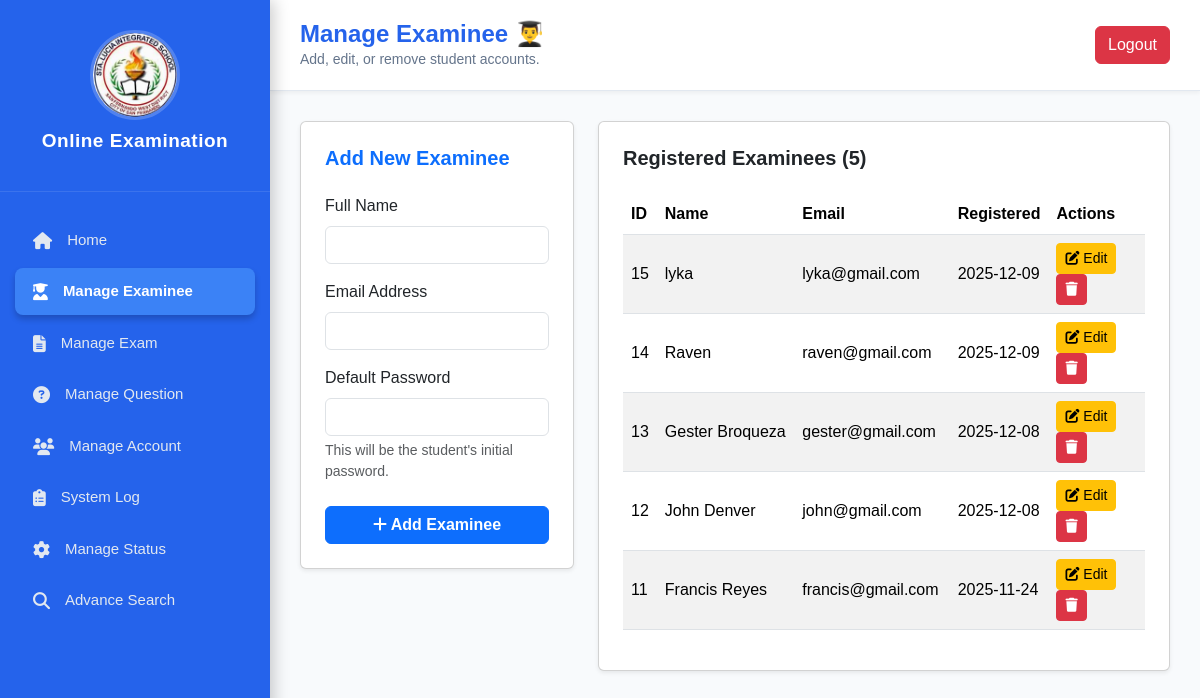
/admin/manage_examinee.php (signed in), run on the app's committed database.
### tables this page shows
CREATE TABLE `users` (
  `id` int(11) NOT NULL,
  `fullname` varchar(100) NOT NULL,
  `email` varchar(100) NOT NULL,
  `password` varchar(255) NOT NULL,
  `role` enum('Student','Teacher') NOT NULL,
  `profile_picture` varchar(255) DEFAULT NULL,
  `created_at` timestamp NOT NULL DEFAULT current_timestamp()
);

### admin/manage_examinee.php (the view, shortened to what this page needs)
<?php
include(__DIR__ . '/../includes/config.php');
$edit_examinee_data = null;
$sql_examinees = "SELECT id, fullname, email, created_at FROM users WHERE role = 'Student' ORDER BY id DESC";
$query_examinees = $dbh->query($sql_examinees);
$examinees = $query_examinees->fetchAll(PDO::FETCH_ASSOC);
?>
<!DOCTYPE html>
<html lang="en">
<head>
<link href="https://cdn.jsdelivr.net/npm/bootstrap@5.3.3/dist/css/bootstrap.min.css" rel="stylesheet">
<link href="https://cdnjs.cloudflare.com/ajax/libs/font-awesome/6.5.0/css/all.min.css" rel="stylesheet">
</head>
<body>
<div class="sidebar">
    <div class="logo">
        <img src="../images/OIP (22).jpg" alt="School Logo">
        <h4>Online Examination</h4>
    </div>
    <ul>
        <li><a href="dashboard.php"><i class="fa fa-home"></i>Home</a></li>
        <li><a href="manage_examinee.php" class="active"><i class="fa fa-user-graduate"></i>Manage Examinee</a></li>
        <li><a href="manage_exam.php"><i class="fa fa-file-alt"></i>Manage Exam</a></li>
        <li><a href="manage_question.php"><i class="fa fa-question-circle"></i>Manage Question</a></li>
        <li><a href="manage_account.php"><i class="fa fa-users"></i>Manage Account</a></li>
        <li><a href="system_log.php"><i class="fa fa-clipboard-list"></i>System Log</a></li>
        <li><a href="manage_status.php"><i class="fa fa-cog"></i>Manage Status</a></li>
        <li><a href="advance_search.php"><i class="fa fa-search"></i>Advance Search</a></li>
    </ul>
</div>
<div class="main-content">
    <div class="header">
        <div>
            <h3>Manage Examinee 👨‍🎓</h3>
            <p>Add, edit, or remove student accounts.</p>
        </div>
        <a href="../logout.php" class="btn btn-danger">Logout</a>
    </div>
    <div class="row g-4">
        <div class="col-md-4">
            <div class="card p-4 shadow-sm">
                <h5 class="fw-bold mb-4 text-primary">
                    <?php echo $edit_examinee_data ? 'Edit Examinee ID: ' . htmlspecialchars($edit_examinee_data['id']) : 'Add New Examinee'; ?>
                </h5>
                <form method="POST" action="manage_examinee.php">
                    <div class="mb-3">
                        <label for="fullname" class="form-label">Full Name</label>
                        <input type="text" class="form-control" id="fullname" name="fullname" value="<?php echo htmlspecialchars($edit_examinee_data['fullname'] ?? ''); ?>" required>
                    </div>
                    <div class="mb-3">
                        <label for="email" class="form-label">Email Address</label>
                        <input type="email" class="form-control" id="email" name="email" value="<?php echo htmlspecialchars($edit_examinee_data['email'] ?? ''); ?>" required>
                    </div>
                    <div class="mb-3">
                        <label for="password" class="form-label">
                            <?php echo $edit_examinee_data ? 'Reset Password (Leave blank to keep old password)' : 'Default Password'; ?>
                        </label>
                        <input type="password" class="form-control" id="password" name="password" <?php echo $edit_examinee_data ? '' : 'required'; ?>>
                        <?php if ($edit_examinee_data): ?>
                            <div class="form-text">Enter new password if you wish to reset it.</div>
                        <?php else: ?>
                            <div class="form-text">This will be the student's initial password.</div>
                        <?php endif; ?>
                    </div>
                    <div class="d-grid mt-4">
                        <button type="submit" class="btn btn-<?php echo $edit_examinee_data ? 'warning' : 'primary'; ?> fw-bold">
                            <i class="fa fa-<?php echo $edit_examinee_data ? 'save' : 'plus'; ?>"></i>
                            <?php echo $edit_examinee_data ? 'Save Changes' : 'Add Examinee'; ?>
                        </button>
                    </div>
                </form>
            </div>
        </div>
        <div class="col-md-8">
            <div class="card p-4 shadow-sm">
                <h5 class="fw-bold mb-4">Registered Examinees (<?php echo count($examinees); ?>)</h5>
                <?php if (!empty($examinees)): ?>
                    <div class="table-responsive">
                        <table class="table table-striped table-hover align-middle">
                            <thead>
                                <tr>
                                    <th style="width: 5%;">ID</th>
                                    <th style="width: 30%;">Name</th>
                                    <th style="width: 30%;">Email</th>
                                    <th style="width: 15%;">Registered</th>
                                    <th style="width: 20%;">Actions</th>
                                </tr>
                            </thead>
                            <tbody>
                                <?php foreach ($examinees as $examinee): ?>
                                    <tr>
                                        <td><?php echo htmlspecialchars($examinee['id']); ?></td>
                                        <td><?php echo htmlspecialchars($examinee['fullname']); ?></td>
                                        <td><?php echo htmlspecialchars($examinee['email']); ?></td>
                                        <td><?php echo date("Y-m-d", strtotime($examinee['created_at'])); ?></td>
                                        <td>
                                            <a href="manage_examinee.php?edit_id=<?php echo htmlspecialchars($examinee['id']); ?>" class="btn btn-sm btn-warning me-1" title="Edit">
                                                <i class="fa fa-edit"></i> Edit
                                            </a>
                                            <form method="POST" action="manage_examinee.php" class="d-inline" onsubmit="return confirm('Are you sure you want to delete this examinee? All their exam results will also be lost.');">
                                                <button type="submit" class="btn btn-sm btn-danger" title="Delete">
                                                    <i class="fa fa-trash"></i>
                                                </button>
                                            </form>
                                        </td>
                                    </tr>
                                <?php endforeach; ?>
                            </tbody>
                        </table>
                    </div>
                <?php else: ?>
                    <div class="alert alert-info text-center mt-3">No student examinee accounts found.</div>
                <?php endif; ?>
            </div>
        </div>
    </div>
</div>
</body>
</html>

### admin/manage_examinee.php (style rules this page uses)
:root { --primary-color: #3b82f6; --secondary-color: #14b8a6; --blue-sidebar: #2563eb; --link-hover-bg: rgba(255, 255, 255, 0.15); }
body { font-family: 'Poppins', sans-serif; background-color: #f8fafc; margin: 0; }
.sidebar { width: 270px; height: 100vh; background-color: var(--blue-sidebar); color: white; position: fixed; top: 0; left: 0; box-shadow: 4px 0 15px rgba(0, 0, 0, 0.2); }
.sidebar .logo { text-align: center; padding: 30px 15px; border-bottom: 1px solid rgba(255, 255, 255, 0.1); }
.sidebar .logo img { width: 90px; height: 90px; border-radius: 50%; margin-bottom: 10px; object-fit: cover; border: 3px solid rgba(255,255,255,0.2); }
.sidebar h4 { font-weight: 700; font-size: 19px; color: #fff; letter-spacing: 0.5px; }
.sidebar ul { list-style: none; padding: 20px 0; margin: 0; }
.sidebar ul li { margin: 5px 15px; }
.sidebar ul li a { display: flex; align-items: center; padding: 12px 18px; color: #e2e8f0; text-decoration: none; border-radius: 8px; transition: 0.3s ease; font-size: 15px; }
.sidebar ul li a i { margin-right: 15px; font-size: 17px; }
.sidebar ul li a.active { background-color: var(--primary-color); color: #fff; box-shadow: 0 4px 6px rgba(0,0,0,0.2); font-weight: 600; }
.main-content { margin-left: 270px; padding: 30px; }
.header { background: white; padding: 20px 30px; margin: -30px -30px 30px -30px; border-bottom: 1px solid #e2e8f0; display: flex; justify-content: space-between; align-items: center; box-shadow: 0 2px 4px rgba(0, 0, 0, 0.05); }
.header h3 { font-weight: 700; color: var(--blue-sidebar); margin: 0; font-size: 24px; }
.header p { color: #64748b; margin: 0; font-size: 14px; }
.table thead { background-color: var(--blue-sidebar); color: white; }

### data on the page
users: id "15", fullname "lyka", email "lyka@gmail.com", created_at "2025-12-09"
users: id "14", fullname "Raven", email "raven@gmail.com", created_at "2025-12-09"
users: id "13", fullname "Gester Broqueza", email "gester@gmail.com", created_at "2025-12-08"
users: id "12", fullname "John Denver", email "john@gmail.com", created_at "2025-12-08"
users: id "11", fullname "Francis Reyes", email "francis@gmail.com", created_at "2025-11-24"

### other printed values
count($examinees) "5"
